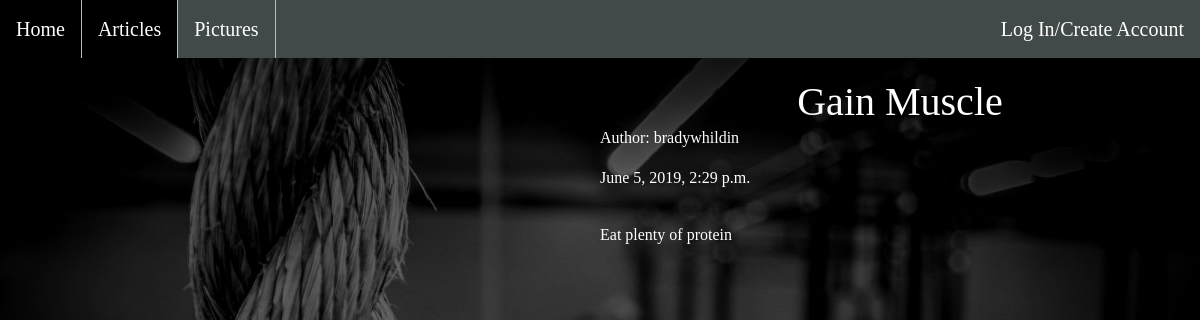
Page /articles/GainMuscleFast/ on the committed database.
### articles/models.py (models this page shows, shortened)
class Article(models.Model):
    title = models.CharField(max_length=100)
    slug = models.SlugField()
    body = models.TextField()
    date = models.DateTimeField(auto_now_add=True)
    author = models.ForeignKey(User, default=None, on_delete=CASCADE)

### articles/views.py (the view)
# urls.py: url(r'^(?P<slug>[\w-]+)/$', views.article_detail, name="detail"),
def article_detail(request, slug):
    article = Article.objects.get(slug=slug)
    return render(request,'articles/article_detail.html',{'article':article})

### articles/templates/articles/article_detail.html (shortened to what this page needs)
{% extends 'base_layouts.html' %}
{% block content %}
<ul>
  <li><a href="{% url 'homepage' %}">Home</a></li>
  <li><a href="{% url 'articles:list' %}" class="selected">Articles</a></li>
  <li><a href="{% url 'fitnesspics:data' %}">Pictures</a></li>
  <li style="float:right">
  {% if user.is_authenticated %}
      <form class="logout-link" action="{% url 'accounts:logout' %}" method = 'post'>
        {% csrf_token %}
        <button class='logoutButton' type="submit">Logout</button>
      </form>
  {% else %}
      <a href="{% url 'logInCreateAccount' %}">Log In/Create Account</a>
  {% endif %}
  </li>
</ul>
{% load static from staticfiles %}
<head>
    </head>
<div class="body">
        <h1 align="center">{{ article.title }}</h1>
        <p>Author: {{ article.author }}</p>
        <p>{{ article.date }}</p>
        <hr>
        <p>{{ article.body|linebreaks }}</p>
        </div>
    </body>
{% endblock content %}

### templates/base_layouts.html (style rules this page uses)
ul { list-style-type: none; margin: 0; padding: 0; overflow: hidden; background-color: #424949; }
li { float: left; border-right:1px solid #bbb; }
li:last-child { border-right: none; }
li a { display: block; color: white; text-align: center; padding: 14px 16px; text-decoration: none; font-size: 20px; }
body { background-color: black; background-size: 85% 900px; background-position: top right; background-repeat: no-repeat; color: #fff; font-family: Ubuntu; }
body { background-image: url(/static/HomeBackground.jpg); background-repeat: no-repeat; background-attachment: fixed; background-position: 50% 5%; background-color: #e3e6ea; background-size: cover; }
.selected { background-color: black; }
a, a:hover, a:visited { color:#fff; text-decoration: none; }
h1,h2,h3,h4,h5 { font-weight:normal; margin: 0; }

### articles/templates/articles/article_detail.html (style rules this page uses)
body { background-image: url(/static/gymbackground.jpg); }
.body { width: 50%; margin: 20px 0px 0px 600px; }

### rows in the picture
Article: title "Gain Muscle", author "bradywhildin", date "June 5, 2019, 2:29 p.m.", body "Eat plenty of protein"
